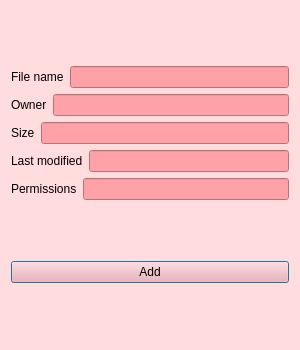
<?xml version="1.0" encoding="UTF-8"?>
<ui version="4.0">
 <class>AddingFiles</class>
 <widget class="QDialog" name="AddingFiles">
  <property name="geometry">
   <rect>
    <x>0</x>
    <y>0</y>
    <width>300</width>
    <height>350</height>
   </rect>
  </property>
  <property name="minimumSize">
   <size>
    <width>300</width>
    <height>350</height>
   </size>
  </property>
  <property name="maximumSize">
   <size>
    <width>300</width>
    <height>350</height>
   </size>
  </property>
  <property name="windowTitle">
   <string>Dialog</string>
  </property>
  <property name="styleSheet">
   <string notr="true">background-color: rgb(255, 220, 221);
color: rgb(0, 0, 0);</string>
  </property>
  <layout class="QGridLayout" name="gridLayout_2">
   <item row="0" column="0">
    <layout class="QGridLayout" name="gridLayout">
     <item row="0" column="0">
      <layout class="QHBoxLayout" name="horizontalLayout">
       <item>
        <widget class="QLabel" name="label">
         <property name="text">
          <string>File name</string>
         </property>
        </widget>
       </item>
       <item>
        <widget class="QLineEdit" name="lineEdit">
         <property name="styleSheet">
          <string notr="true">background-color: rgb(255, 162, 168);
color: rgb(0, 0, 0);</string>
         </property>
        </widget>
       </item>
      </layout>
     </item>
     <item row="1" column="0">
      <layout class="QHBoxLayout" name="horizontalLayout_2">
       <item>
        <widget class="QLabel" name="label_2">
         <property name="text">
          <string>Owner</string>
         </property>
        </widget>
       </item>
       <item>
        <widget class="QLineEdit" name="lineEdit_2">
         <property name="styleSheet">
          <string notr="true">background-color: rgb(255, 162, 168);
color: rgb(0, 0, 0);
</string>
         </property>
        </widget>
       </item>
      </layout>
     </item>
     <item row="2" column="0">
      <layout class="QHBoxLayout" name="horizontalLayout_3">
       <item>
        <widget class="QLabel" name="label_3">
         <property name="text">
          <string>Size</string>
         </property>
        </widget>
       </item>
       <item>
        <widget class="QLineEdit" name="lineEdit_3">
         <property name="styleSheet">
          <string notr="true">background-color: rgb(255, 162, 168);
color: rgb(0, 0, 0);</string>
         </property>
        </widget>
       </item>
      </layout>
     </item>
     <item row="3" column="0">
      <layout class="QHBoxLayout" name="horizontalLayout_4">
       <item>
        <widget class="QLabel" name="label_4">
         <property name="text">
          <string>Last modified</string>
         </property>
        </widget>
       </item>
       <item>
        <widget class="QLineEdit" name="lineEdit_4">
         <property name="styleSheet">
          <string notr="true">background-color: rgb(255, 162, 168);
color: rgb(0, 0, 0);</string>
         </property>
        </widget>
       </item>
      </layout>
     </item>
     <item row="4" column="0">
      <layout class="QHBoxLayout" name="horizontalLayout_5">
       <item>
        <widget class="QLabel" name="label_5">
         <property name="text">
          <string>Permissions</string>
         </property>
        </widget>
       </item>
       <item>
        <widget class="QLineEdit" name="lineEdit_5">
         <property name="styleSheet">
          <string notr="true">background-color: rgb(255, 162, 168);
color: rgb(0, 0, 0);</string>
         </property>
        </widget>
       </item>
      </layout>
     </item>
    </layout>
   </item>
   <item row="1" column="0">
    <widget class="QPushButton" name="pushButton">
     <property name="styleSheet">
      <string notr="true">background-color: rgb(255, 162, 168);
color: rgb(0, 0, 0);</string>
     </property>
     <property name="text">
      <string>Add</string>
     </property>
    </widget>
   </item>
  </layout>
 </widget>
 <resources/>
 <connections/>
</ui>
